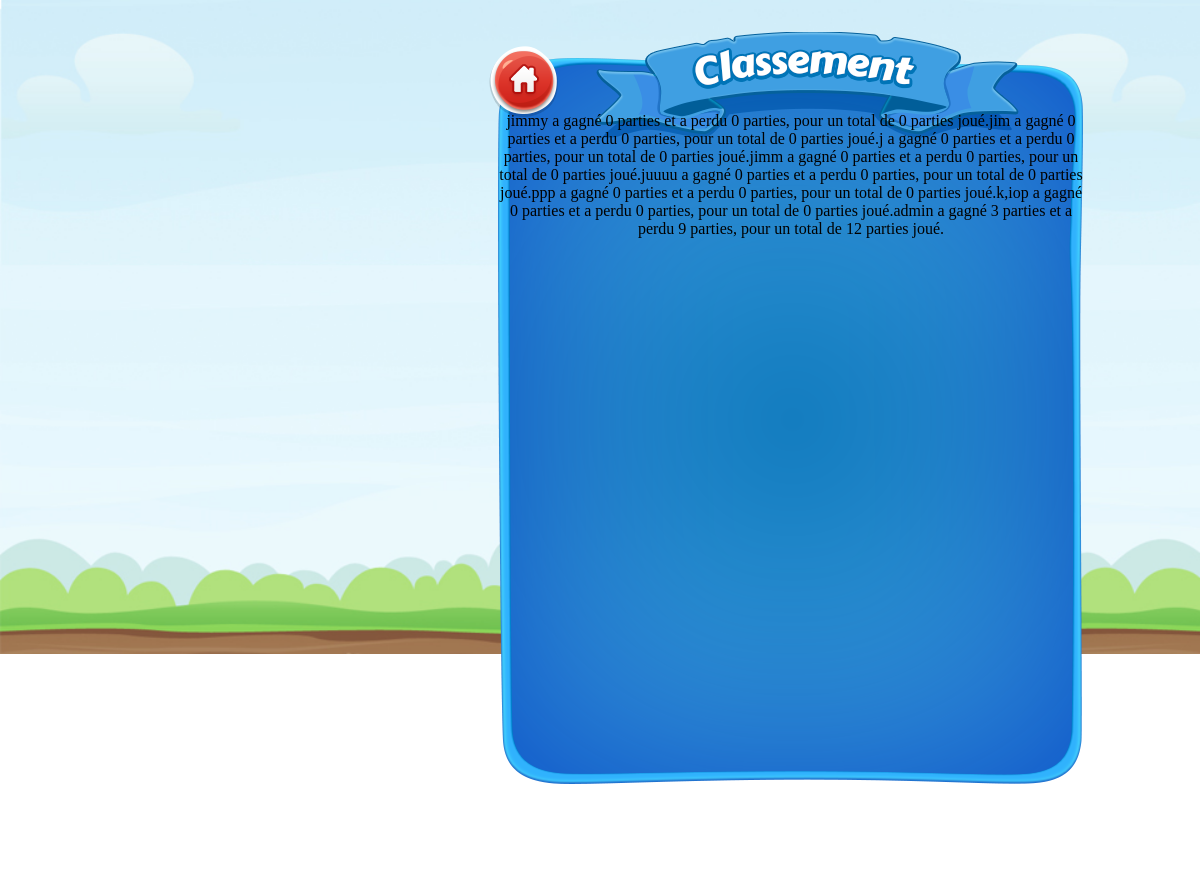
Before: /classement.php with the older database file.
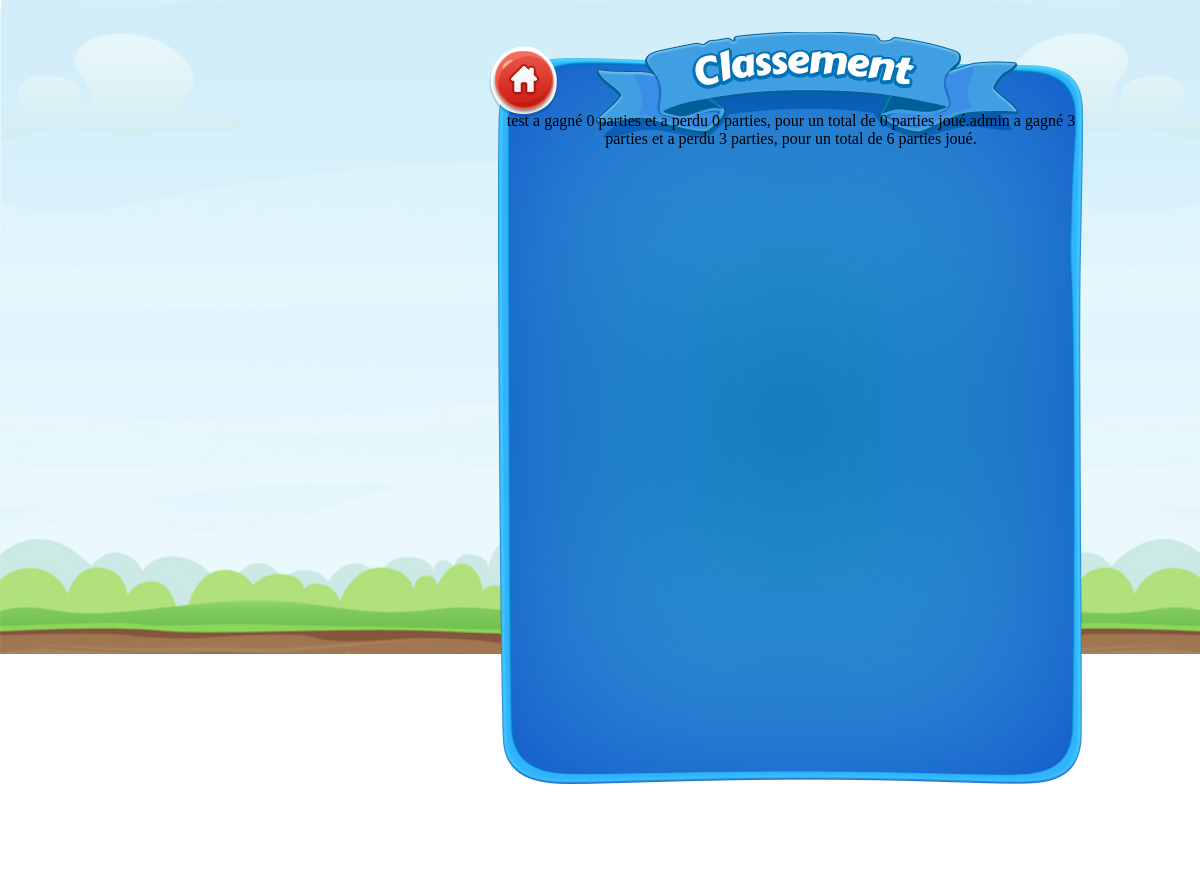
After: the same page with the newer database file.
### tables this page shows
CREATE TABLE IF NOT EXISTS `utilisateur` (
  `id_utilisateur` int(11) NOT NULL AUTO_INCREMENT,
  `nom` varchar(20) NOT NULL,
  `prenom` varchar(20) NOT NULL,
  `pseudo` varchar(10) NOT NULL,
  `mail` varchar(25) NOT NULL,
  `mdp` varchar(100) NOT NULL,
  `date_inscription` varchar(50) NOT NULL,
  `nb_partie_gagnee` int(11) NOT NULL DEFAULT '0',
  `nb_partie_perdu` int(11) NOT NULL DEFAULT '0',
  PRIMARY KEY (`id_utilisateur`)
);

### classement.php (the view)
<?php include'head.php'; ?>
<div id="classement">
<?php
$user = "SELECT * FROM utilisateur ORDER BY nb_partie_gagnee ASC limit 0, 10";
$user = $bdd->query($user);
while ($user2= $user->fetch() ) {
$partie_total = $user2['nb_partie_gagnee'] + $user2['nb_partie_perdu'];
echo $user2['pseudo'], " a gagn&eacute ".$user2['nb_partie_gagnee']. " parties et a perdu ".$user2['nb_partie_perdu']. " parties, pour un total de ".$partie_total. " parties jou&eacute.";
}
?>
<?php include'footer.php'; ?>

Changed rows visible on the page:
removed utilisateur: pseudo "jimmy", nb_partie_gagnee "0", nb_partie_perdu "0"
removed utilisateur: pseudo "jim", nb_partie_gagnee "0", nb_partie_perdu "0"
removed utilisateur: pseudo "j", nb_partie_gagnee "0", nb_partie_perdu "0"
removed utilisateur: pseudo "jimm", nb_partie_gagnee "0", nb_partie_perdu "0"
removed utilisateur: pseudo "juuuu", nb_partie_gagnee "0", nb_partie_perdu "0"
removed utilisateur: pseudo "ppp", nb_partie_gagnee "0", nb_partie_perdu "0"
removed utilisateur: pseudo "k,iop", nb_partie_gagnee "0", nb_partie_perdu "0"
added utilisateur: pseudo "test", nb_partie_gagnee "0", nb_partie_perdu "0"
changed utilisateur "admin": nb_partie_perdu "9" → "3"; partie_total "12" → "6"
